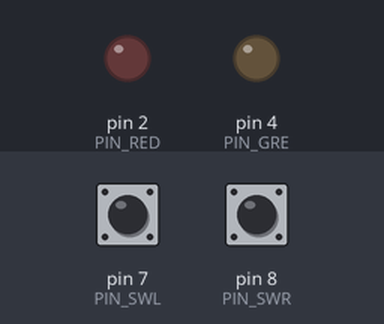
Recording of a sketch running on a simulated Arduino Uno, built with avr-gcc and run on an emulated ATmega328P. Parts: output pins drawn as LEDs (lit = HIGH). The test bench sets the inputs (shaded band); at power-on: pin 7 (PIN_SWL) LOW, pin 8 (PIN_SWR) LOW.

Above: at 1.2 s.
1.3 s: pin 7 (PIN_SWL) pulled HIGH for 0.15 s
At 1.37 s:
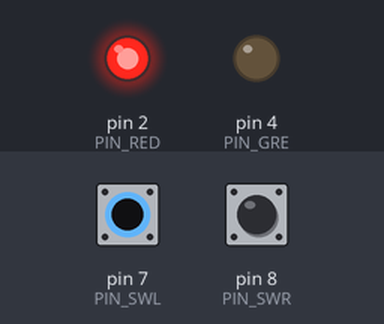
2.9 s: pin 8 (PIN_SWR) pulled HIGH for 0.15 s
At 2.97 s:
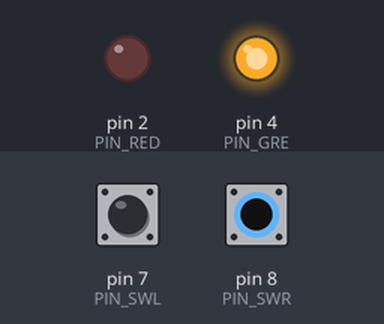
4.5 s: pin 8 (PIN_SWR) pulled HIGH for 3.2 s
At 8.9 s:
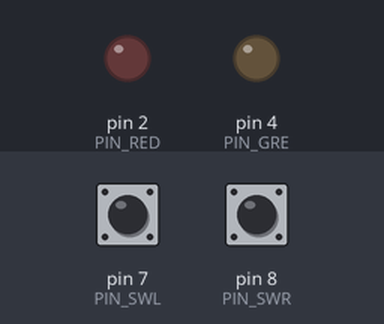
9.2 s: pin 7 (PIN_SWL) pulled HIGH for 3.2 s
At 10.2 s:
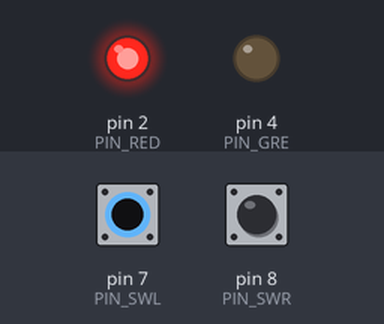
13.9 s: pin 7 (PIN_SWL) driven HIGH and pin 8 (PIN_SWR) driven HIGH
At 15.0 s:
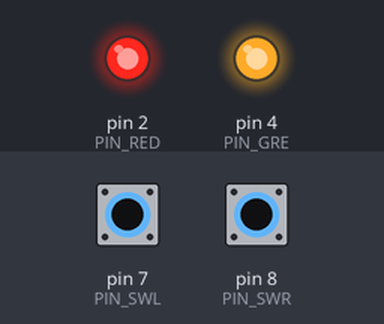
Timing chart, 0 to 16.4 s (numbered marks = the images above; inputs shaded):
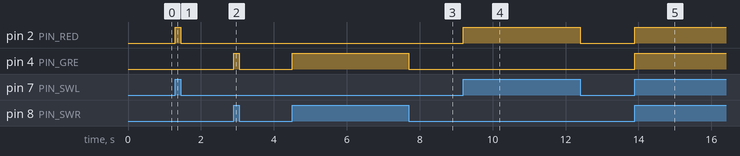

Measured:
- after the input at 1.3 s, pin 2 (PIN_RED): LOW → HIGH at once, → LOW 0.15 s later
- after the input at 2.9 s, pin 4 (PIN_GRE): LOW → HIGH at once, → LOW 0.15 s later
- after the input at 4.5 s, pin 4 (PIN_GRE): LOW → HIGH at once, → LOW 3.2 s later
- after the input at 9.2 s, pin 2 (PIN_RED): LOW → HIGH at once, → LOW 3.2 s later
- after the input at 13.9 s, pin 2 (PIN_RED), pin 4 (PIN_GRE): LOW → HIGH at once

The sketch:

2.ex_Switch_UNO_.ino
```cpp
// (licence header left out)
int PORT_LED = 0;
int PORT_SWI = 1;

int PIN_RED = 2;
int PIN_GRE = 4;

int PIN_SWL = 7;
int PIN_SWR = 8;

void setup()
{
  pinMode(PIN_SWL, INPUT);
  pinMode(PIN_SWR, INPUT);
  pinMode(PIN_RED, OUTPUT);
  pinMode(PIN_GRE, OUTPUT);
}

void loop()
{
  digitalWrite(PIN_RED,digitalRead(PIN_SWL));
  digitalWrite(PIN_GRE,digitalRead(PIN_SWR));
}
```
